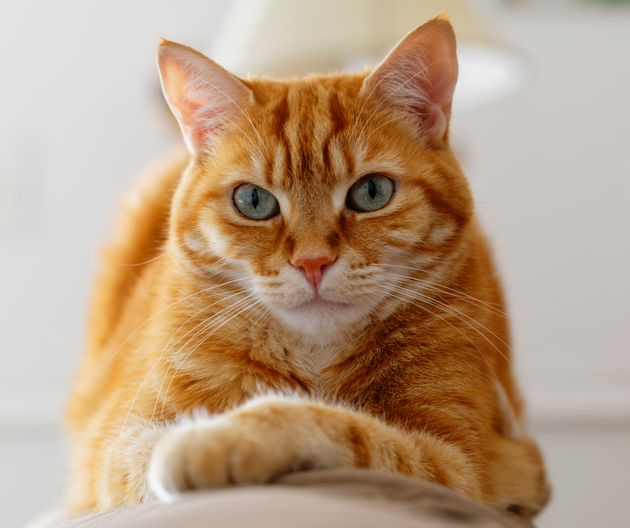
#> input picture cat.jpg, 630 x 528 px
$ python DoLoG.py
#> lines starting #> are read from the running program, lines starting #| are printed output that depends on the picture
# new idea
# Differenece of Lapalacian of Gaussian filter
# 1. 가우시안 적용 필터(이미지의 Noise를 제거)
# 2. 가우시안 필터 적용 후, Laplacian 적용 필터
# 3. 두 Laplacian의 차이 적용 필터
import numpy as np  # 자연상수와 제곱, matrix를 만들기 위해 활용한 모듈


# 1. 가우시안 필터로 이미지의 Noise를 제거한다.
def gaussian_filter(size, sigma):
    x = np.zeros((size, size))  # x의 행렬
    y = np.zeros((size, size))  # y의 행렬
    element = -(int(size) // 2)
    for i in range(size):  # x kernel에 element 넣기
        for j in range(size):
            x[i][j] += element
        element += 1
    for i in range(size):  # y kernel에 element 넣기
        element = -(element - 1)
        for j in range(size):
            y[i][j] += element
            element += 1
    #  2d 가우시안 수식에 시그마와 matrix x, y를 통한 중심에서부터의 거리 계산 값을 대입하여 생성된 필터
    result = (1 / (2 * np.pi * np.power(sigma, 2))) * np.exp(-((np.power(x, 2) + np.power(y, 2)) / (2 * np.power(sigma, 2))))

    return result


# 2. 가우시안 필터링 한 이미지를 가져와서, 라플라시안 적용
def Laplacian_of_Gaussian_filter(img, size):
    if size == 3:  # size가 3인 경우 Laplacian mask
        mask = np.array([[0, 1, 0], [1, -4, 1], [0, 1, 0]])
    elif size == 5:  # size가 5인 경우 Laplacian mask
        mask = np.array([[0, 0, -1, 0, 0], [0, -1, -2, -1, 0], [-1, -2, 16, -2, -1], [0, -1, -2, -1, 0], [0, 0, -1, 0, 0]])
    LoG = convolution(img, mask)  # 가우시안 필터링한 이미지에 라플라시안 필터 적용
    return LoG


# 3. 두 Laplacian의 차이 적용
def Difference_of_Laplacian_of_Gaussian_filter(LoG1, LoG2):
    # LoG 필터를 적용한 두 사진에 대한 차이를 적용
    x, y = np.shape(LoG1)
    DoLoG = np.zeros((x, y))
    for i in range(x):
        for j in range(y):
            DoLoG[i][j] = float(LoG1[i][j]) - float(LoG2[i][j])

    return DoLoG


# padding 과정 진행
def Padding(img, size):
    x, y = img.shape  # 필터링된 이미지의 (행, 열)
    padding_size = size // 2  # 패딩의 사이즈
    result = np.zeros((x + 2 * padding_size, y + 2 * padding_size))  # 패딩 과정을 진행한 결과 행렬
    if padding_size == 0:  # 이미지의 경계선을 넘지 않는 경우
        result = img.copy()
    else:  # 이미지의 경계선을 넘는 경우
        result[padding_size:-(padding_size), padding_size:-(padding_size)] = img.copy()  # 패딩 적용
    return result


# convolution 과정
def convolution(img, filter, stride=1):  # (이미지 array, filter array, 필터의 이동 간격)
    result = []  # 필터링된 이미지 배열
    img_x, img_y = np.shape(img)  # 원본의 (행, 열)
    filter_x, filter_y = np.shape(filter)  # 필터의 (행, 열)
    for i in range(0, img_x-filter_x + 1, stride):  #  Convolution 과정
        for j in range(0, img_y-filter_y + 1, stride):
            result.append((img[i:i+filter_x, j:j+filter_y]*filter).sum())  # 범위를 지정하고 fiter와 곱해준다.
    result_x = int((img_x-filter_x)/stride)+1
    result_y = int((img_y-filter_y)/stride)+1
    result = np.array(result).reshape(result_x, result_y)
    result = np.array(result, dtype=np.uint8)  # uint8로 행렬 요소 변경

    return result


import cv2  # 이미지를 불러오고 보여주기 위해 사용

img = cv2.imread('cat.jpg', cv2.IMREAD_GRAYSCALE)  # 컬러 이미지를 불러와서 흑백으로 변경
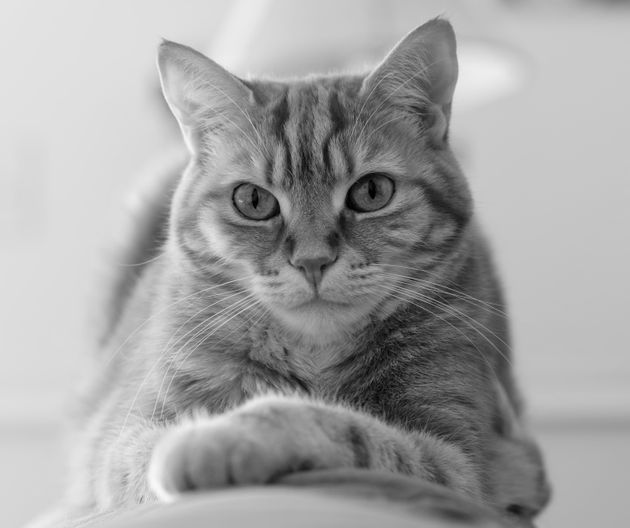
#> img: shape (528, 630); min 0, max 248, mean 163.5

size = 3  # 필터의 사이즈는 = 3으로 둔다.

gaussian_1 = convolution(img, gaussian_filter(size, 1))  # size = 3, sigma = 1인 gaussian filter 적용
#> after the loop in convolution, `for i in range(0, img_x-filter_x + 1, stride):`: result = 330328 items
gaussian_1 = Padding(gaussian_1, size)  # 패딩 적용
LoG_1 = Laplacian_of_Gaussian_filter(gaussian_1, size)  # 가우시안 필터가 적용된 이미지에 라플라시안 필터 적용
#> call 2 of convolution, with filter = array of shape (3, 3), stride = 1
#> in convolution (call 2), `result = np.array(result).reshape(result_x, result_y)`:
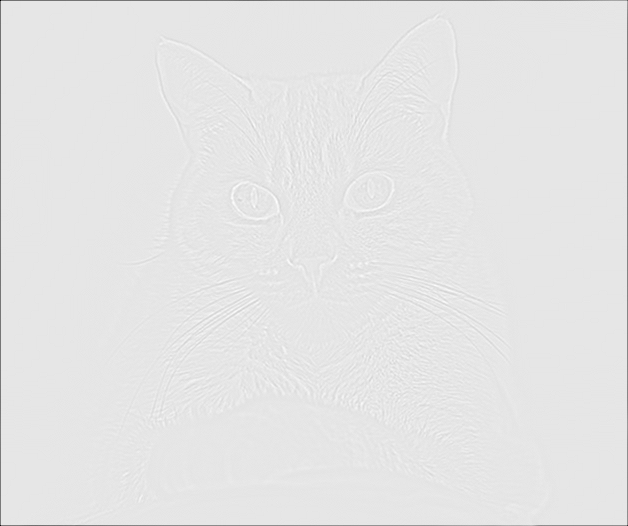
#> result: shape (526, 628) float64; min -354, max 38, mean -1.1; drawn with min black and max white
#> in convolution (call 2), `result = np.array(result, dtype=np.uint8)`:
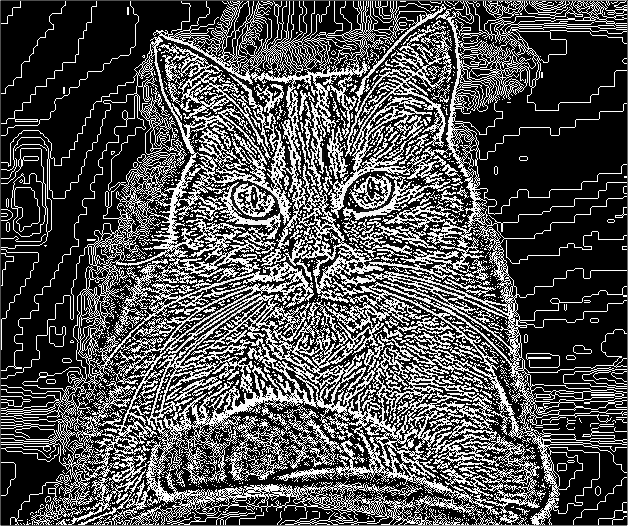
#> result: shape (526, 628); min 0, max 255, mean 80

gaussian_2 = convolution(img, gaussian_filter(size, 0.5))  # size = 3, sigma = 0.5인 gaussian filter 적용
gaussian_2 = Padding(gaussian_2, size)  # 패딩 적용
LoG_2 = Laplacian_of_Gaussian_filter(gaussian_2, size)  # 가우시안 필터가 적용된 이미지에 라플라시안 필터 적용
#> call 4 of convolution, with filter = array of shape (3, 3), stride = 1
#> in convolution (call 4), `result = np.array(result).reshape(result_x, result_y)`:
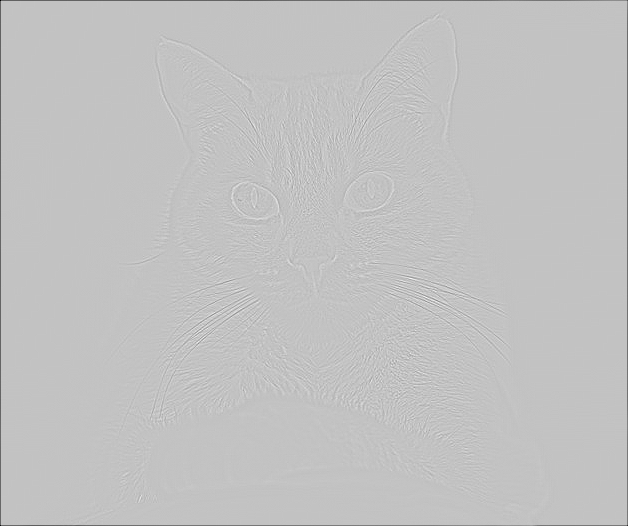
#> result: shape (526, 628) float64; min -468, max 145, mean -1.4; drawn with min black and max white
#> in convolution (call 4), `result = np.array(result, dtype=np.uint8)`:
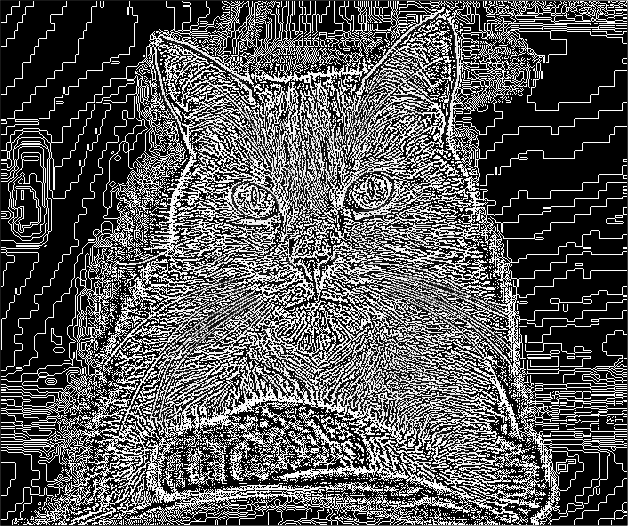
#> result: shape (526, 628); min 0, max 255, mean 86.1

DoLoG = Difference_of_Laplacian_of_Gaussian_filter(LoG_1, LoG_2)  # sigma 값이 다른 두 LoG가 적용된 이미지의 차를 이용한 필터 적용
#> after the loop in Difference_of_Laplacian_of_Gaussian_filter, `for i in range(x):`:
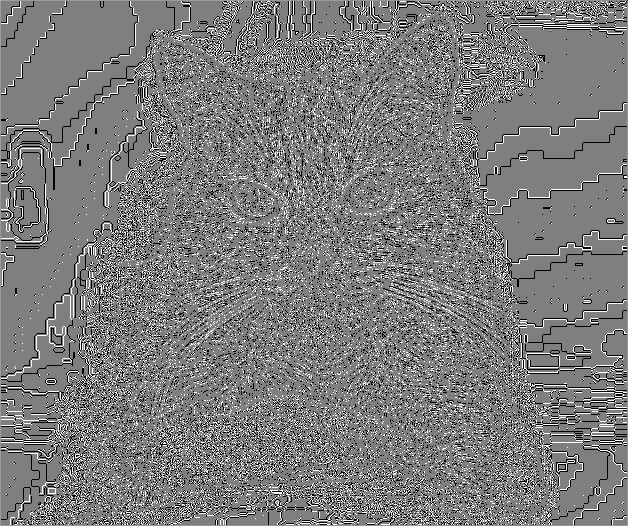
#> DoLoG: shape (526, 628) float64; min -255, max 255, mean -6; drawn with min black and max white

cv2.imshow('DoLoG', DoLoG)  # DoLoG가 적용된 이미지 보여주기
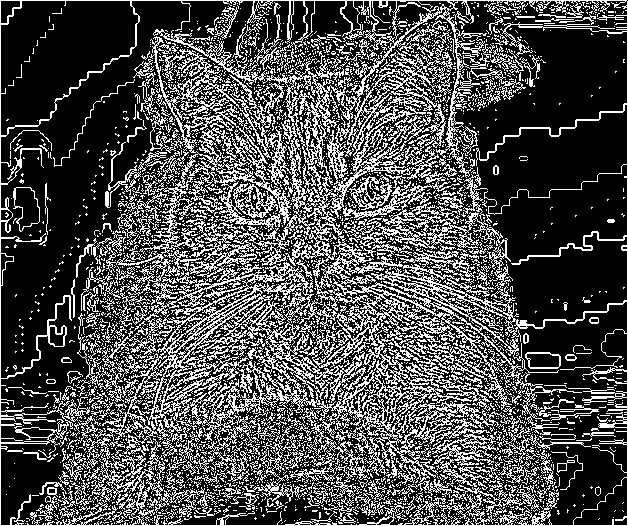
#> window 'DoLoG': shape (526, 628); 30.6% white in thin lines or dots
cv2.waitKey(0)
cv2.destroyAllWindows()

$ run again, with 필터적용결과.PNG saved as cat.jpg
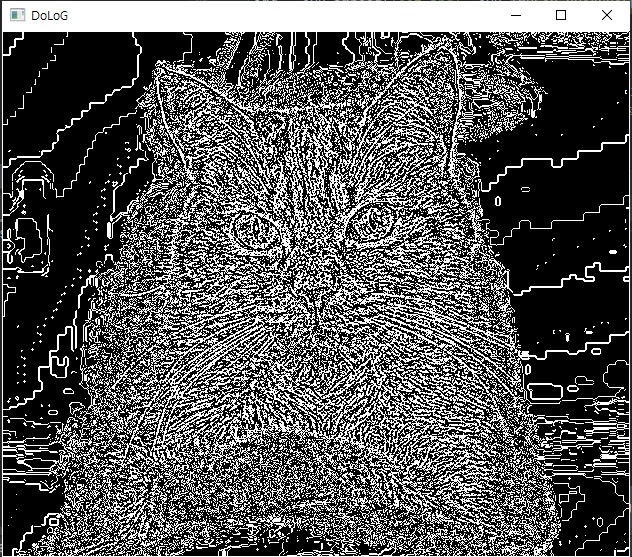
#> input picture 필터적용결과.PNG, 632 x 557 px
#> after the loop in convolution, `for i in range(0, img_x-filter_x + 1, stride):`: result = 349650 items
#> after the loop in Difference_of_Laplacian_of_Gaussian_filter, `for i in range(x):`:
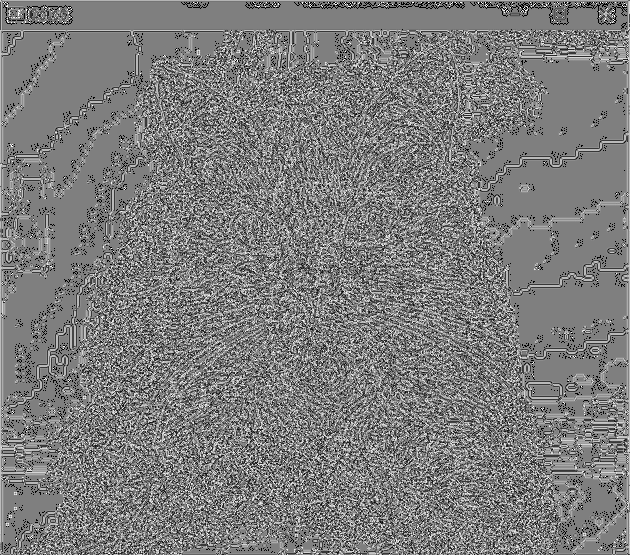
#> DoLoG: shape (555, 630) float64; min -255, max 255, mean -5.1; drawn with min black and max white
#> `cv2.imshow('DoLoG', DoLoG)`:
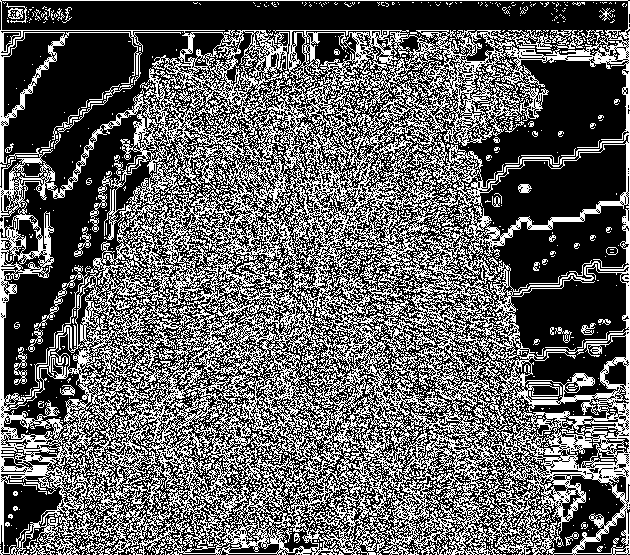
#> window 'DoLoG': shape (555, 630); 38.2% white in thin lines or dots
